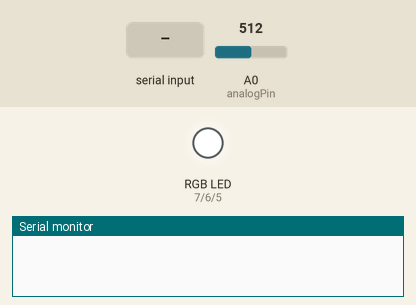
Recording of a sketch running on a simulated Arduino Uno, built with avr-gcc and run on an emulated ATmega328P. Parts: an RGB LED mixed from three pins (HIGH = lit), the last lines printed to the serial monitor. The test bench sets the inputs (shaded band); at power-on: A0 (analogPin) = 512.

Above: at 1.2 s.
1.3 s: "g" received over Serial
At 1.8 s:
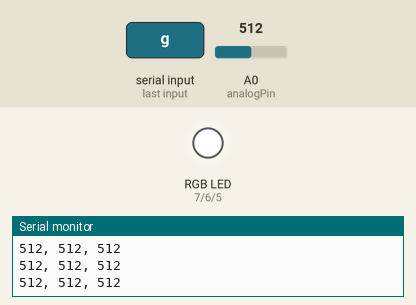
2.9 s: "g" received over Serial
At 4.2 s:
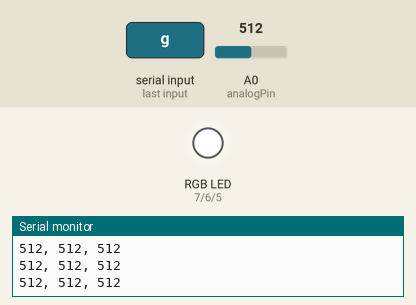
Timing chart, 0 to 5.9 s (numbered marks = the images above; inputs shaded):
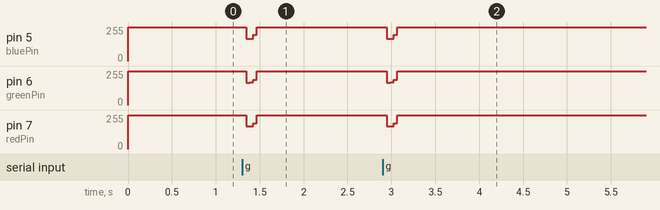

The sketch:

Active_color_sensor.ino
```cpp
/* Active color sensor. Based on INL-5APT30 photo sensor, and a common anode Red Green Blue LED.


*/

int analogPin = A0;         // orange cable on the prebuilt color sensor
const int bluePin = 5;      // blue cable on the prebuilt color sensor
const int redPin = 7;       // yellow cable on the prebuilt color sensor
const int greenPin = 6;     // green cable on the prebuilt color sensor

int vals[3];                // array to store three color reading
int delaytime = 1;          // delay between readings to allow phototransistor to come to steady state.
                            // Keep this delay as low as possible while still allowing your sensor to work properly

char serialByte;

void setup() {
  // Start serial
  Serial.begin(250000);
  while (!Serial) {
    ; // wait for a serial port connection before continuing.
  }

  pinMode(bluePin, OUTPUT); digitalWrite(bluePin, HIGH);
  pinMode(redPin, OUTPUT); digitalWrite(redPin, HIGH);
  pinMode(greenPin, OUTPUT); digitalWrite(greenPin, HIGH);
}

void loop() {

  // if we get a valid byte, read analog ins:
  if (Serial.available() > 0) {
    // get incoming byte:
    serialByte = Serial.read();
  }

  if (serialByte == 'g') {
    Serial.println("");
    Serial.println("Blue, Red, Green");
    serialByte = '0';
    for (int i = 0; i <= 29; i++) {

      // set LED color to blue
      digitalWrite(bluePin, LOW);
      digitalWrite(redPin, HIGH);
      digitalWrite(greenPin, HIGH);

      delay(delaytime);// wait for photo tranistor to come to steady state

      vals[0] = analogRead(analogPin); // read phototransistor and store value
      Serial.print(vals[0]); Serial.print(", "); // print stored value.

      // set LED color to Red
      digitalWrite(bluePin, HIGH);
      digitalWrite(redPin, LOW);
      digitalWrite(greenPin, HIGH);

      delay(delaytime);// wait for photo tranistor to come to steady state

      vals[1] = analogRead(analogPin); // read phototransistor and store value
      Serial.print(vals[1]); Serial.print(", "); // print stored value.

      // set LED color to green
      digitalWrite(bluePin, HIGH);
      digitalWrite(redPin, HIGH);
      digitalWrite(greenPin, LOW);

      delay(delaytime);// wait for photo tranistor to come to steady state

      vals[2] = analogRead(analogPin); // read phototransistor and store value
      Serial.println(vals[2]); // print stored value.

    }
    // turn off LED and wait for another cycle
    digitalWrite(bluePin, HIGH);
    digitalWrite(redPin, HIGH);
    digitalWrite(greenPin, HIGH);
  }
}
```

Measured:
- after the input at 1.3 s, pin 5 (bluePin): 255/255 → 166/255 after 0.05 s, → 255/255 0.08 s later; pin 6 (greenPin): 255/255 → 166/255 after 0.05 s, → 172/255 0.04 s later, → 189/255 0.04 s later, → 255/255 0.04 s later; pin 7 (redPin): 255/255 → 169/255 after 0.05 s, → 255/255 0.08 s later
- after the input at 2.9 s, pin 5 (bluePin): 255/255 → 166/255 after 0.05 s, → 255/255 0.08 s later; pin 6 (greenPin): 255/255 → 166/255 after 0.05 s, → 172/255 0.04 s later, → 189/255 0.04 s later, → 255/255 0.04 s later; pin 7 (redPin): 255/255 → 169/255 after 0.05 s, → 255/255 0.08 s later
